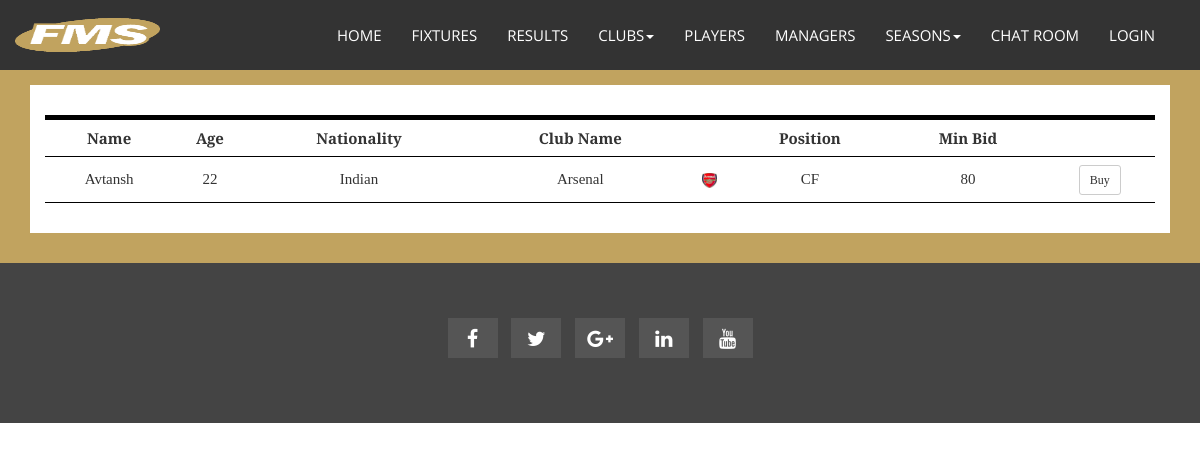
Page /playerbuy.php on the committed database.
### tables this page shows
CREATE TABLE `players` (
  `PID` varchar(10) NOT NULL,
  `NAME` varchar(50) NOT NULL,
  `DOB` date NOT NULL,
  `HEIGHT` int(11) NOT NULL,
  `NATIONALITY` varchar(50) NOT NULL,
  `POS` varchar(10) NOT NULL,
  `TNO` int(2) NOT NULL,
  `CLUBID` varchar(50) NOT NULL,
  `PLAYED` int(4) NOT NULL,
  `GOALS` int(4) NOT NULL,
  `HONOURS` int(3) NOT NULL,
  `SALE` int(11) NOT NULL,
  `BID_AMOUNT` int(11) NOT NULL
);

CREATE TABLE `clubs` (
  `CLUBID` varchar(10) NOT NULL,
  `NAME` varchar(50) NOT NULL,
  `YEAR` int(4) NOT NULL,
  `GROUND` varchar(50) NOT NULL,
  `PLAYED` int(4) NOT NULL,
  `WIN` int(4) NOT NULL,
  `DRAW` int(4) NOT NULL,
  `LOSS` int(4) NOT NULL,
  `GOALS` int(4) NOT NULL,
  `CONCEEDED` int(4) NOT NULL,
  `CLEANSHEETS` int(4) NOT NULL,
  `TROPHIES` int(4) NOT NULL
);

### playerbuy.php (the view, shortened to what this page needs)
<!DOCTYPE html>
<html lang="en">
  <head>
    <link href="assets/css/font-awesome.css" rel="stylesheet">
    <link href="assets/css/bootstrap.css" rel="stylesheet">
    <link rel="stylesheet" type="text/css" href="assets/css/slick.css">
    <link rel="stylesheet" type="text/css" href="assets/css/bootstrap-datepicker.css">
    <link id="switcher" href="assets/css/theme-color/default-theme.css" rel="stylesheet">
    <link href="style.css" rel="stylesheet">
    <link href="mystyle.css" rel="stylesheet">
  </head>
  <body>
  <?php include 'header.php';?>
  <section id="player">
	<div class="container" style="padding-top:1em;">
    <div class="home-table" id="home-result">
			<table id="results-table" style="width:100%;">
        <?php
			$query="SELECT * FROM players where SALE=1";
			if($Squery=mysqli_query($mysqli,$query)){
				$i=mysqli_num_rows($Squery);
            if($i==0){
                echo '<tr colspan=6>No Player on Sale.</tr>';
            }
            else{
          ?>
          <tr>
            <th>Name</th>
            <th>Age</th>
            <th>Nationality</th>
            <th>Club Name</td>
            <th></th>
            <th>Position</th>
			<th>Min Bid</th>
			<th></th>
          </tr>
          <?php
						while($row=mysqli_fetch_assoc($Squery))
						{
				?>
        <tr>
        <?php
						echo '<td><a  href="player.php?player='.$row['PID'].'">'.$row['NAME'].'</td>';
						echo '<td> '.(date("Y-m-d")-$row['DOB']).'</td>';
						echo '<td> '.$row['NATIONALITY'].'</td>';
						$query2="SELECT NAME FROM clubs where CLUBID='".$row['CLUBID']."'";
						$Squery2=mysqli_query($mysqli,$query2);
						$row2=mysqli_fetch_assoc($Squery2);
						echo '<td><a href="club.php?club='.$row["CLUBID"].'">'.$row2['NAME'].'</a></td>';
						echo '<td><img class="small-logo" src="assets/img/clubs/'.$row["CLUBID"].'.png" alt="fail"></td>';
						echo '<td> '.$row['POS'].'</td>';
						echo '<td> '.$row['BID_AMOUNT'].'</td>';
						echo '<td><a href="buy.php?player='.$row["PID"].'"><button type="button" class="btn btn-default btn-sm">Buy</button></a></td>';
				?>
				</tr>
        <?php
						}
					}}
          else{
						echo 'not done';
					}
				?>
			</table>
      </div>
	</div>
  </section>
  <footer id="mu-footer">
    <div class="container">
      <div class="row">
        <div class="col-md-12">
        <div class="mu-footer-area">
           <div class="mu-footer-social">
            <a href="#"><span class="fa fa-facebook"></span></a>
            <a href="#"><span class="fa fa-twitter"></span></a>
            <a href="#"><span class="fa fa-google-plus"></span></a>
            <a href="#"><span class="fa fa-linkedin"></span></a>
            <a href="#"><span class="fa fa-youtube"></span></a>
          </div>
        </div>
      </div>
      </div>
    </div>
  </footer>
  </body>
</html>

### style.css (style rules this page uses)
body { background-color: #ffffff; font-family: "Prata", serif; color: #333333; font-size: 15px; overflow-x: hidden; }
a { text-decoration: none; color: #333333; }
img { border: none; }
#mu-footer { background-color: #444; display: inline; float: left; padding: 50px 0; width: 100%; }
#mu-footer .mu-footer-area { display: inline; float: left; width: 100%; text-align: center; }
#mu-footer .mu-footer-area .mu-footer-social { display: inline; float: left; width: 100%; text-align: center; margin-bottom: 10px; }
#mu-footer .mu-footer-area .mu-footer-social a { background-color: #555; color: #fff; display: inline-block; font-size: 20px; height: 40px; line-height: 32px; margin: 5px; padding: 5px; text-align: center; width: 50px; -webkit-transition: all 0.5s; -moz-transition: all 0.5s; -ms-transition: all 0.5s; -o-transition: all 0.5s; transition: all 0.5s; }

### mystyle.css (style rules this page uses)
.home-table th,.home-table td { text-align:center; border-bottom: solid 1px #000000; padding: 0.5em 0 0.5em 0; }
.home-table table { margin: 1em 0 1em 0; border-top:solid thick #000000; width:100%; }
.small-logo { height:1em; width:1em; }
.home-table { background-color: #ffffff; padding: 1em; margin: 0 0 2em 0; }
#player { position:relative; margin-top: 7rem; background-color: #c1a35f; }

### rows in the picture
players: NAME "Avtansh", NATIONALITY "Indian", CLUBID.NAME "Arsenal", POS "CF", BID_AMOUNT "80"
